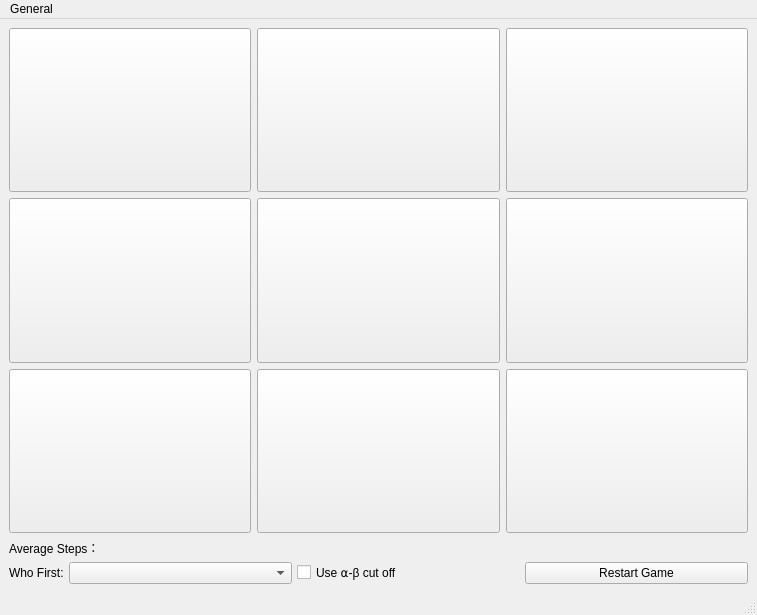
<?xml version="1.0" encoding="UTF-8"?>
<ui version="4.0">
 <class>MainWindow</class>
 <widget class="QMainWindow" name="MainWindow">
  <property name="geometry">
   <rect>
    <x>0</x>
    <y>0</y>
    <width>757</width>
    <height>615</height>
   </rect>
  </property>
  <property name="windowTitle">
   <string>MainWindow</string>
  </property>
  <widget class="QWidget" name="centralwidget">
   <layout class="QVBoxLayout" name="verticalLayout">
    <item>
     <layout class="QGridLayout" name="gridLayout">
      <item row="0" column="0">
       <widget class="QPushButton" name="pushButton_tic1">
        <property name="sizePolicy">
         <sizepolicy hsizetype="Ignored" vsizetype="Ignored">
          <horstretch>0</horstretch>
          <verstretch>0</verstretch>
         </sizepolicy>
        </property>
        <property name="font">
         <font>
          <pointsize>150</pointsize>
          <bold>true</bold>
          <kerning>true</kerning>
         </font>
        </property>
        <property name="text">
         <string/>
        </property>
       </widget>
      </item>
      <item row="1" column="0">
       <widget class="QPushButton" name="pushButton_tic4">
        <property name="sizePolicy">
         <sizepolicy hsizetype="Ignored" vsizetype="Ignored">
          <horstretch>0</horstretch>
          <verstretch>0</verstretch>
         </sizepolicy>
        </property>
        <property name="font">
         <font>
          <pointsize>150</pointsize>
          <bold>true</bold>
          <kerning>true</kerning>
         </font>
        </property>
        <property name="text">
         <string/>
        </property>
       </widget>
      </item>
      <item row="2" column="1">
       <widget class="QPushButton" name="pushButton_tic8">
        <property name="sizePolicy">
         <sizepolicy hsizetype="Ignored" vsizetype="Ignored">
          <horstretch>0</horstretch>
          <verstretch>0</verstretch>
         </sizepolicy>
        </property>
        <property name="font">
         <font>
          <pointsize>150</pointsize>
          <bold>true</bold>
          <kerning>true</kerning>
         </font>
        </property>
        <property name="text">
         <string/>
        </property>
       </widget>
      </item>
      <item row="2" column="2">
       <widget class="QPushButton" name="pushButton_tic9">
        <property name="sizePolicy">
         <sizepolicy hsizetype="Ignored" vsizetype="Ignored">
          <horstretch>0</horstretch>
          <verstretch>0</verstretch>
         </sizepolicy>
        </property>
        <property name="font">
         <font>
          <pointsize>150</pointsize>
          <bold>true</bold>
          <kerning>true</kerning>
         </font>
        </property>
        <property name="text">
         <string/>
        </property>
       </widget>
      </item>
      <item row="1" column="1">
       <widget class="QPushButton" name="pushButton_tic5">
        <property name="sizePolicy">
         <sizepolicy hsizetype="Ignored" vsizetype="Ignored">
          <horstretch>0</horstretch>
          <verstretch>0</verstretch>
         </sizepolicy>
        </property>
        <property name="font">
         <font>
          <pointsize>150</pointsize>
          <bold>true</bold>
          <kerning>true</kerning>
         </font>
        </property>
        <property name="text">
         <string/>
        </property>
       </widget>
      </item>
      <item row="0" column="2">
       <widget class="QPushButton" name="pushButton_tic3">
        <property name="sizePolicy">
         <sizepolicy hsizetype="Ignored" vsizetype="Ignored">
          <horstretch>0</horstretch>
          <verstretch>0</verstretch>
         </sizepolicy>
        </property>
        <property name="font">
         <font>
          <pointsize>150</pointsize>
          <bold>true</bold>
          <kerning>true</kerning>
         </font>
        </property>
        <property name="text">
         <string/>
        </property>
       </widget>
      </item>
      <item row="2" column="0">
       <widget class="QPushButton" name="pushButton_tic7">
        <property name="sizePolicy">
         <sizepolicy hsizetype="Ignored" vsizetype="Ignored">
          <horstretch>0</horstretch>
          <verstretch>0</verstretch>
         </sizepolicy>
        </property>
        <property name="font">
         <font>
          <pointsize>150</pointsize>
          <bold>true</bold>
          <kerning>true</kerning>
         </font>
        </property>
        <property name="text">
         <string/>
        </property>
       </widget>
      </item>
      <item row="0" column="1">
       <widget class="QPushButton" name="pushButton_tic2">
        <property name="sizePolicy">
         <sizepolicy hsizetype="Ignored" vsizetype="Ignored">
          <horstretch>0</horstretch>
          <verstretch>0</verstretch>
         </sizepolicy>
        </property>
        <property name="font">
         <font>
          <pointsize>150</pointsize>
          <bold>true</bold>
          <kerning>true</kerning>
         </font>
        </property>
        <property name="text">
         <string/>
        </property>
       </widget>
      </item>
      <item row="1" column="2">
       <widget class="QPushButton" name="pushButton_tic6">
        <property name="sizePolicy">
         <sizepolicy hsizetype="Ignored" vsizetype="Ignored">
          <horstretch>0</horstretch>
          <verstretch>0</verstretch>
         </sizepolicy>
        </property>
        <property name="font">
         <font>
          <pointsize>150</pointsize>
          <bold>true</bold>
          <kerning>true</kerning>
         </font>
        </property>
        <property name="text">
         <string/>
        </property>
       </widget>
      </item>
     </layout>
    </item>
    <item>
     <layout class="QVBoxLayout" name="verticalLayout_3">
      <property name="spacing">
       <number>5</number>
      </property>
      <property name="bottomMargin">
       <number>0</number>
      </property>
      <item>
       <layout class="QHBoxLayout" name="horizontalLayout_2">
        <item>
         <widget class="QLabel" name="label_2">
          <property name="sizePolicy">
           <sizepolicy hsizetype="Fixed" vsizetype="Fixed">
            <horstretch>0</horstretch>
            <verstretch>0</verstretch>
           </sizepolicy>
          </property>
          <property name="text">
           <string>Average Steps：</string>
          </property>
         </widget>
        </item>
        <item>
         <widget class="QLabel" name="label_steps">
          <property name="sizePolicy">
           <sizepolicy hsizetype="Preferred" vsizetype="Fixed">
            <horstretch>0</horstretch>
            <verstretch>0</verstretch>
           </sizepolicy>
          </property>
          <property name="text">
           <string/>
          </property>
         </widget>
        </item>
       </layout>
      </item>
      <item>
       <layout class="QHBoxLayout" name="horizontalLayout">
        <item>
         <widget class="QLabel" name="label">
          <property name="sizePolicy">
           <sizepolicy hsizetype="Fixed" vsizetype="Preferred">
            <horstretch>0</horstretch>
            <verstretch>0</verstretch>
           </sizepolicy>
          </property>
          <property name="text">
           <string>Who First:</string>
          </property>
         </widget>
        </item>
        <item>
         <widget class="QComboBox" name="comboBox_first">
          <property name="currentText">
           <string/>
          </property>
         </widget>
        </item>
        <item>
         <widget class="QCheckBox" name="checkBox_fast">
          <property name="text">
           <string>Use ⍺-β cut off</string>
          </property>
         </widget>
        </item>
        <item>
         <widget class="QPushButton" name="pushButton_restart">
          <property name="text">
           <string>Restart Game</string>
          </property>
         </widget>
        </item>
       </layout>
      </item>
     </layout>
    </item>
   </layout>
  </widget>
  <widget class="QMenuBar" name="menubar">
   <property name="geometry">
    <rect>
     <x>0</x>
     <y>0</y>
     <width>757</width>
     <height>33</height>
    </rect>
   </property>
   <widget class="QMenu" name="menuGeneral">
    <property name="title">
     <string>General</string>
    </property>
    <addaction name="actionAbout"/>
   </widget>
   <addaction name="menuGeneral"/>
  </widget>
  <widget class="QStatusBar" name="statusbar"/>
  <action name="actionAbout">
   <property name="text">
    <string>About</string>
   </property>
  </action>
 </widget>
 <resources/>
 <connections/>
</ui>
